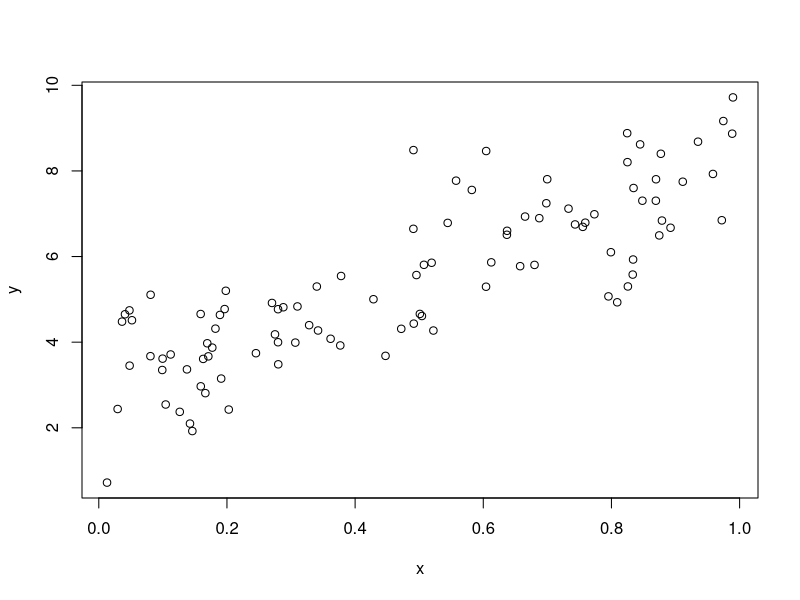

The R script that drew this image: (Note: this script raises an error after producing the figure.)
#Maximum Likelihood Estimation
#Now with linear model
N <- 100
x <- runif(N)
y <- 5 * x + 3 + rnorm(N)
?runif
x
fit1 <- lm(y~x)
summary(fit1)
plot(x,y)
abline(fit,col="red")
LL <- function(beta0, beta1, mu, sigma){
  R = y -x * beta1 - beta0 #Find residuals
  #Calculate the likelihood for the residuals
  R = suppressWarnings(dnorm(R, mu, sigma)) #log=T can also be used
  #Sum the log likelihoods for all of the data points
  -sum(log(R))
}
fit<-mle(LL,start=list(beta0=2,beta1=1.5,sigma=1),fixed=list(mu=0),nobs=length(y))
summary(fit)
fit2<-mle(LL,start=list(beta0=2,beta1=1.5),fixed=list(mu=0,sigma=1),nobs=length(y))
summary(fit2)
